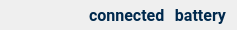
        <widget class="QFrame" name="frame_3">
         <property name="sizePolicy">
          <sizepolicy hsizetype="Preferred" vsizetype="Maximum">
           <horstretch>0</horstretch>
           <verstretch>0</verstretch>
          </sizepolicy>
         </property>
         <property name="minimumSize">
          <size>
           <width>0</width>
           <height>30</height>
          </size>
         </property>
         <property name="maximumSize">
          <size>
           <width>16777215</width>
           <height>30</height>
          </size>
         </property>
         <property name="styleSheet">
          <string notr="true">
color: rgb(0, 41, 77);</string>
         </property>
         <property name="frameShape">
          <enum>QFrame::NoFrame</enum>
         </property>
         <property name="frameShadow">
          <enum>QFrame::Plain</enum>
         </property>
         <property name="lineWidth">
          <number>0</number>
         </property>
         <layout class="QHBoxLayout" name="horizontalLayout_7">
          <property name="spacing">
           <number>0</number>
          </property>
          <property name="leftMargin">
           <number>10</number>
          </property>
          <property name="topMargin">
           <number>0</number>
          </property>
          <property name="rightMargin">
           <number>10</number>
          </property>
          <property name="bottomMargin">
           <number>0</number>
          </property>
          <item>
           <spacer name="horizontalSpacer">
            <property name="orientation">
             <enum>Qt::Horizontal</enum>
            </property>
            <property name="sizeHint" stdset="0">
             <size>
              <width>40</width>
              <height>20</height>
             </size>
            </property>
           </spacer>
          </item>
          <item>
           <widget class="QFrame" name="frame_2">
            <property name="styleSheet">
             <string notr="true">
border-radius: 20px;
</string>
            </property>
            <property name="frameShape">
             <enum>QFrame::StyledPanel</enum>
            </property>
            <property name="frameShadow">
             <enum>QFrame::Raised</enum>
            </property>
            <layout class="QHBoxLayout" name="horizontalLayout_10">
             <property name="spacing">
              <number>0</number>
             </property>
             <property name="topMargin">
              <number>0</number>
             </property>
             <property name="bottomMargin">
              <number>0</number>
             </property>
             <item>
              <widget class="QLabel" name="label_8">
               <property name="minimumSize">
                <size>
                 <width>30</width>
                 <height>30</height>
                </size>
               </property>
               <property name="maximumSize">
                <size>
                 <width>50</width>
                 <height>50</height>
                </size>
               </property>
               <property name="text">
                <string/>
               </property>
               <property name="pixmap">
                <pixmap resource="resources/resources.qrc">:/Icons/Icons/mqtt_icon.svg</pixmap>
               </property>
               <property name="scaledContents">
                <bool>false</bool>
               </property>
               <property name="alignment">
                <set>Qt::AlignCenter</set>
               </property>
              </widget>
             </item>
             <item>
              <widget class="QLabel" name="label_mqtt">
               <property name="sizePolicy">
                <sizepolicy hsizetype="Preferred" vsizetype="Preferred">
                 <horstretch>0</horstretch>
                 <verstretch>0</verstretch>
                </sizepolicy>
               </property>
               <property name="minimumSize">
                <size>
                 <width>0</width>
                 <height>30</height>
                </size>
               </property>
               <property name="maximumSize">
                <size>
                 <width>16777215</width>
                 <height>50</height>
                </size>
               </property>
               <property name="font">
                <font>
                 <family>Roboto</family>
                 <pointsize>12</pointsize>
                 <weight>75</weight>
                 <bold>true</bold>
                </font>
               </property>
               <property name="text">
                <string>connected</string>
               </property>
               <property name="textFormat">
                <enum>Qt::PlainText</enum>
               </property>
              </widget>
             </item>
            </layout>
           </widget>
          </item>
          <item>
           <widget class="QFrame" name="frame">
            <property name="styleSheet">
             <string notr="true">
border-radius: 20px;
</string>
            </property>
            <property name="frameShape">
             <enum>QFrame::NoFrame</enum>
            </property>
            <property name="frameShadow">
             <enum>QFrame::Plain</enum>
            </property>
            <layout class="QVBoxLayout" name="verticalLayout_4">
             <property name="leftMargin">
              <number>0</number>
             </property>
             <property name="topMargin">
              <number>0</number>
             </property>
             <property name="rightMargin">
              <number>0</number>
             </property>
             <property name="bottomMargin">
              <number>0</number>
             </property>
             <item>
              <widget class="QLabel" name="label_battery">
               <property name="sizePolicy">
                <sizepolicy hsizetype="Preferred" vsizetype="Preferred">
                 <horstretch>0</horstretch>
                 <verstretch>0</verstretch>
                </sizepolicy>
               </property>
               <property name="minimumSize">
                <size>
                 <width>0</width>
                 <height>30</height>
                </size>
               </property>
               <property name="maximumSize">
                <size>
                 <width>16777215</width>
                 <height>50</height>
                </size>
               </property>
               <property name="font">
                <font>
                 <family>Roboto</family>
                 <pointsize>12</pointsize>
                 <weight>75</weight>
                 <bold>true</bold>
                </font>
               </property>
               <property name="styleSheet">
                <string notr="true"/>
               </property>
               <property name="frameShape">
                <enum>QFrame::StyledPanel</enum>
               </property>
               <property name="frameShadow">
                <enum>QFrame::Raised</enum>
               </property>
               <property name="text">
                <string>battery</string>
               </property>
               <property name="scaledContents">
                <bool>false</bool>
               </property>
               <property name="alignment">
                <set>Qt::AlignCenter</set>
               </property>
               <property name="margin">
                <number>5</number>
               </property>
               <property name="indent">
                <number>0</number>
               </property>
              </widget>
             </item>
            </layout>
           </widget>
          </item>
         </layout>
        </widget>
